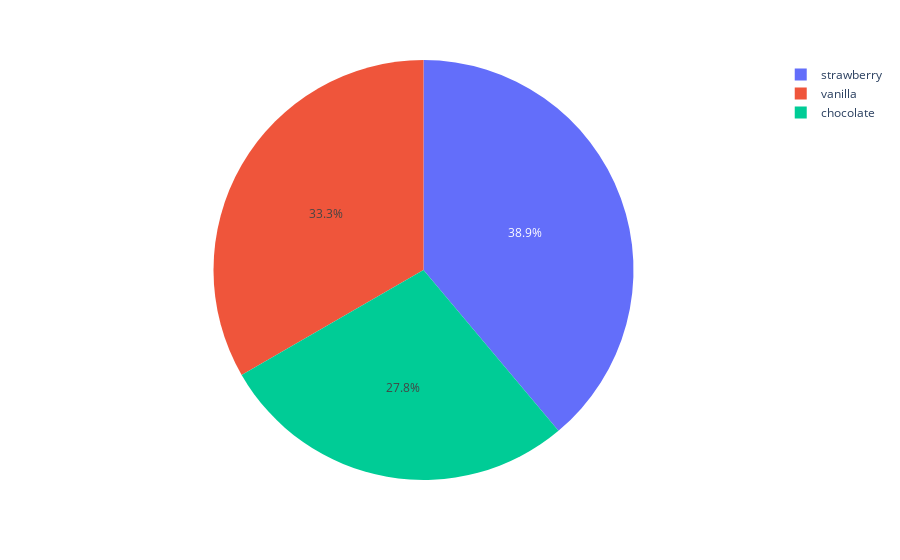

Source (notebook cell):
### Code cell
# a pie chart requires two lists, one for the labels and one for the values

fig_config = {
    'data_frame': df,
    'names': ['chocolate', 'strawberry', 'vanilla'],
    'values': [10, 14, 12],
}

fig = px.pie(**fig_config)
fig.show()

### Figure 1 — Plotly figure (JSON) as saved in the notebook; plotly's stock layout.template omitted (floating-point values rounded to 4 significant figures)
{"data": [{"domain": {"x": [0, 1], "y": [0, 1]}, "hovertemplate": "label=%{label}<br>value=%{value}<extra></extra>", "labels": ["chocolate", "strawberry", "vanilla"], "legendgroup": "", "name": "", "showlegend": true, "type": "pie", "values": [10, 14, 12]}], "layout": {"legend": {"tracegroupgap": 0}, "margin": {"t": 60}}}
